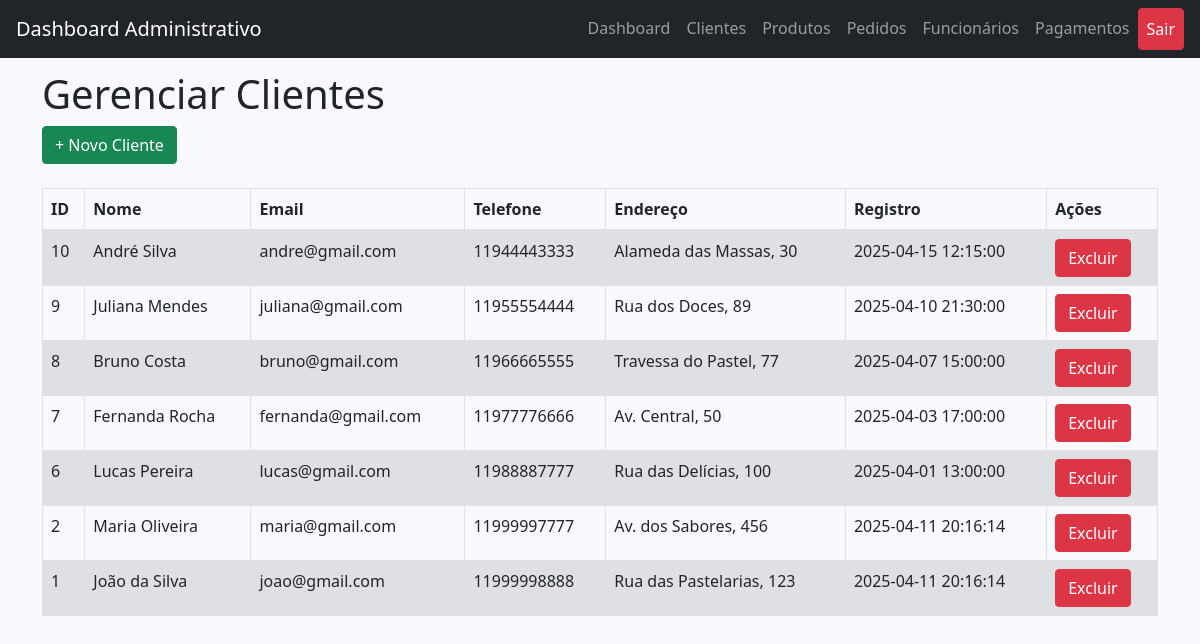
The page /admin/admin_cliente.php (signed in) on the database its author committed.
### tables this page shows
CREATE TABLE IF NOT EXISTS `cliente` (
  `ID_cliente` int(11) NOT NULL AUTO_INCREMENT,
  `nome` varchar(100) NOT NULL,
  `email` varchar(100) DEFAULT NULL,
  `telefone` varchar(20) DEFAULT NULL,
  `endereco` varchar(200) DEFAULT NULL,
  `data_registro` timestamp NOT NULL DEFAULT CURRENT_TIMESTAMP,
  PRIMARY KEY (`ID_cliente`),
  UNIQUE KEY `email` (`email`)
);

### admin/admin_cliente.php (the view, shortened to what this page needs)
<?php
include 'conexao.php';
$result = $conn->query("SELECT * FROM cliente ORDER BY ID_cliente DESC");
?>
<!DOCTYPE html>
<html lang="pt-br">
<head>
  <link href="https://stackpath.bootstrapcdn.com/bootstrap/4.5.2/css/bootstrap.min.css" rel="stylesheet">
  <link href="https://cdn.jsdelivr.net/npm/bootstrap@5.1.3/dist/css/bootstrap.min.css" rel="stylesheet">
  <link href="https://cdnjs.cloudflare.com/ajax/libs/font-awesome/5.15.4/css/all.min.css" rel="stylesheet">
  <link rel="stylesheet" href="estilo.css">
</head>
<body>
<nav class="navbar navbar-expand-lg navbar-dark bg-dark fixed-top">
  <a class="navbar-brand" href="#">Dashboard Administrativo</a>
  <div class="collapse navbar-collapse" id="navbarNav">
    <ul class="navbar-nav ml-auto">
      <li class="nav-item"><a class="nav-link" href="admin_dashboard.php">Dashboard</a></li>
      <li class="nav-item"><a class="nav-link" href="admin_cliente.php">Clientes</a></li>
      <li class="nav-item"><a class="nav-link" href="admin_produto.php">Produtos</a></li>
      <li class="nav-item"><a class="nav-link" href="admin_pedido.php">Pedidos</a></li>
      <li class="nav-item"><a class="nav-link" href="admin_funcionario.php">Funcionários</a></li>
      <li class="nav-item"><a class="nav-link" href="admin_pagamento.php">Pagamentos</a></li>
      <li class="nav-item">
        <a class="nav-link btn btn-danger text-white" href="logout.php">Sair</a>
      </li>
    </ul>
  </div>
</nav>
<body class="container">
    <h1 class="page-header">Gerenciar Clientes</h1>
    <button class="btn btn-success" data-toggle="modal" data-target="#clienteModal" onclick="abrirModal()">+ Novo Cliente</button>
    <br><br>
    <table class="table table-bordered table-striped">
        <thead>
            <tr>
                <th>ID</th><th>Nome</th><th>Email</th><th>Telefone</th><th>Endereço</th><th>Registro</th><th>Ações</th>
            </tr>
        </thead>
        <tbody>
            <?php while ($row = $result->fetch_assoc()): ?>
            <tr>
                <td><?php echo $row['ID_cliente']; ?></td>
                <td><?php echo $row['nome']; ?></td>
                <td><?php echo $row['email']; ?></td>
                <td><?php echo $row['telefone']; ?></td>
                <td><?php echo $row['endereco']; ?></td>
                <td><?php echo $row['data_registro']; ?></td>
                <td>
                    <a href="admin_cliente.php?excluir=<?php echo $row['ID_cliente']; ?>" class="btn btn-danger btn-xs" onclick="return confirm('Excluir este cliente?')">Excluir</a>
                </td>
            </tr>
            <?php endwhile; ?>
        </tbody>
    </table>
</body>
</html>

### admin/estilo.css (style rules this page uses)
body { background-color: #f8f9fc; padding-top: 70px; }
.navbar { margin-bottom: 20px; }

### rows shown on the page
cliente: ID_cliente "10", nome "André Silva", email "andre@gmail.com", telefone "11944443333", endereco "Alameda das Massas, 30", data_registro "2025-04-15 12:15:00"
cliente: ID_cliente "9", nome "Juliana Mendes", email "juliana@gmail.com", telefone "11955554444", endereco "Rua dos Doces, 89", data_registro "2025-04-10 21:30:00"
cliente: ID_cliente "8", nome "Bruno Costa", email "bruno@gmail.com", telefone "11966665555", endereco "Travessa do Pastel, 77", data_registro "2025-04-07 15:00:00"
cliente: ID_cliente "7", nome "Fernanda Rocha", email "fernanda@gmail.com", telefone "11977776666", endereco "Av. Central, 50", data_registro "2025-04-03 17:00:00"
cliente: ID_cliente "6", nome "Lucas Pereira", email "lucas@gmail.com", telefone "11988887777", endereco "Rua das Delícias, 100", data_registro "2025-04-01 13:00:00"
cliente: ID_cliente "2", nome "Maria Oliveira", email "maria@gmail.com", telefone "11999997777", endereco "Av. dos Sabores, 456", data_registro "2025-04-11 20:16:14"
cliente: ID_cliente "1", nome "João da Silva", email "joao@gmail.com", telefone "11999998888", endereco "Rua das Pastelarias, 123", data_registro "2025-04-11 20:16:14"
